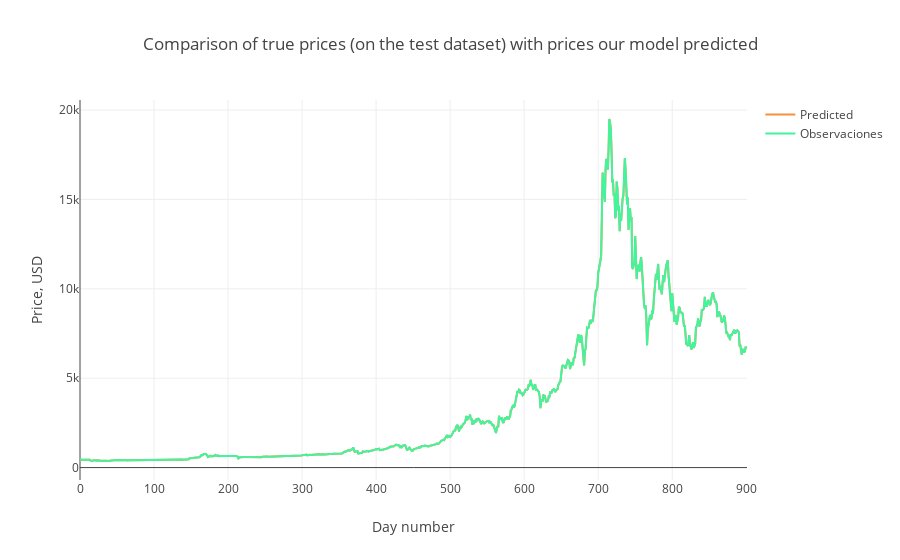

The notebook cell saved with this chart:
### Code cell
# Visualización de 
trace1 = go.Scatter(
    x = np.arange(0, len(predicted), 1),
    y = predicted,
    mode = 'lines',
    name = 'Predicted',
    line = dict(color=('rgb(244, 146, 65)'), width=2)
)
trace2 = go.Scatter(
    x = np.arange(0, len(predicted), 1),
    y = observated,
    mode = 'lines',
    name = 'Observaciones',
    line = dict(color=('rgb(66, 244, 155)'), width=2)
)

data = [trace1, trace2]
layout = dict(title = 'Comparison of true prices (on the test dataset) with prices our model predicted',
             xaxis = dict(title = 'Day number'), yaxis = dict(title = 'Price, USD'))
fig = dict(data=data, layout=layout)
py.iplot(fig, filename='results_demonstrating0')

### Figure 1 — Plotly figure (JSON) as saved in the notebook; plotly's stock layout.template omitted (floating-point values rounded to 4 significant figures; data arrays with more than 128 entries replaced by an {"elided": "..."} marker saying what was removed)
{"data": [{"line": {"color": "rgb(244, 146, 65)", "width": 2}, "mode": "lines", "name": "Predicted", "type": "scatter", "x": {"elided": "902 int values"}, "y": {"elided": "902 float values"}}, {"line": {"color": "rgb(66, 244, 155)", "width": 2}, "mode": "lines", "name": "Observaciones", "type": "scatter", "x": {"elided": "902 int values"}, "y": {"elided": "902 float values"}}], "layout": {"title": "Comparison of true prices (on the test dataset) with prices our model predicted", "xaxis": {"title": "Day number"}, "yaxis": {"title": "Price, USD"}}}
